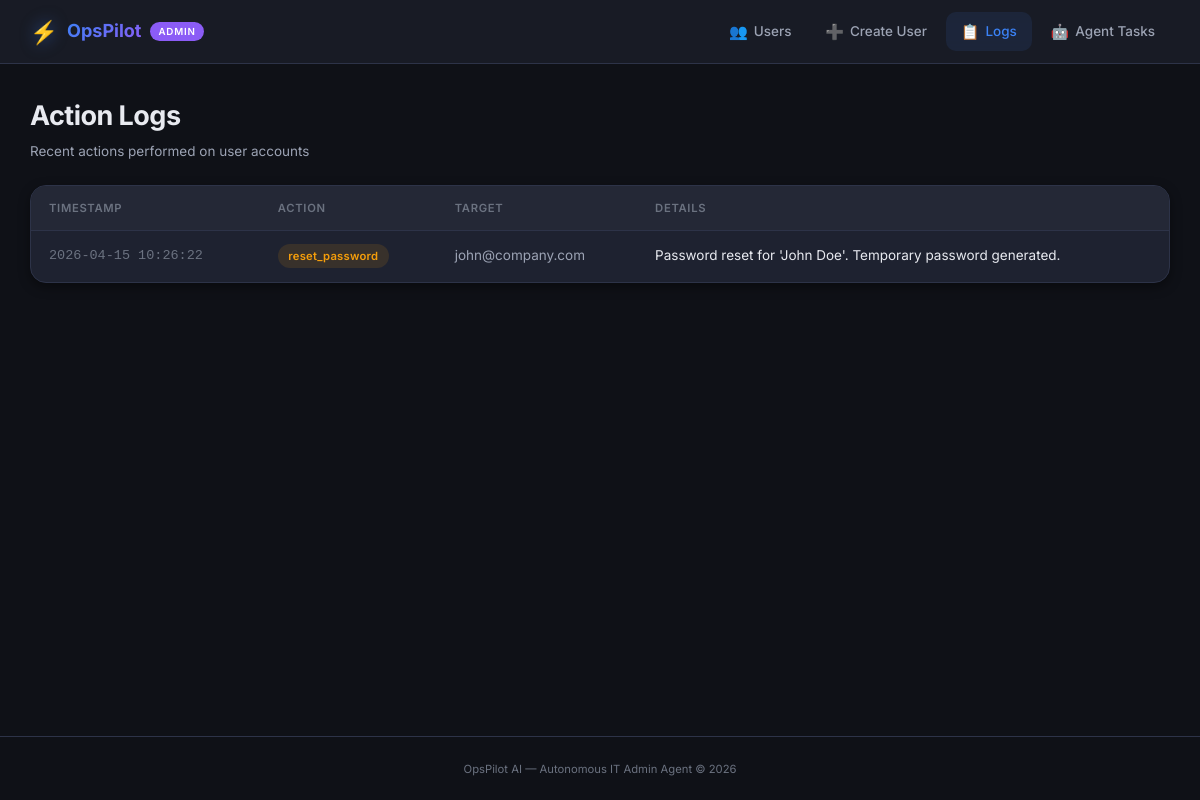
Page /logs on the earlier database version.
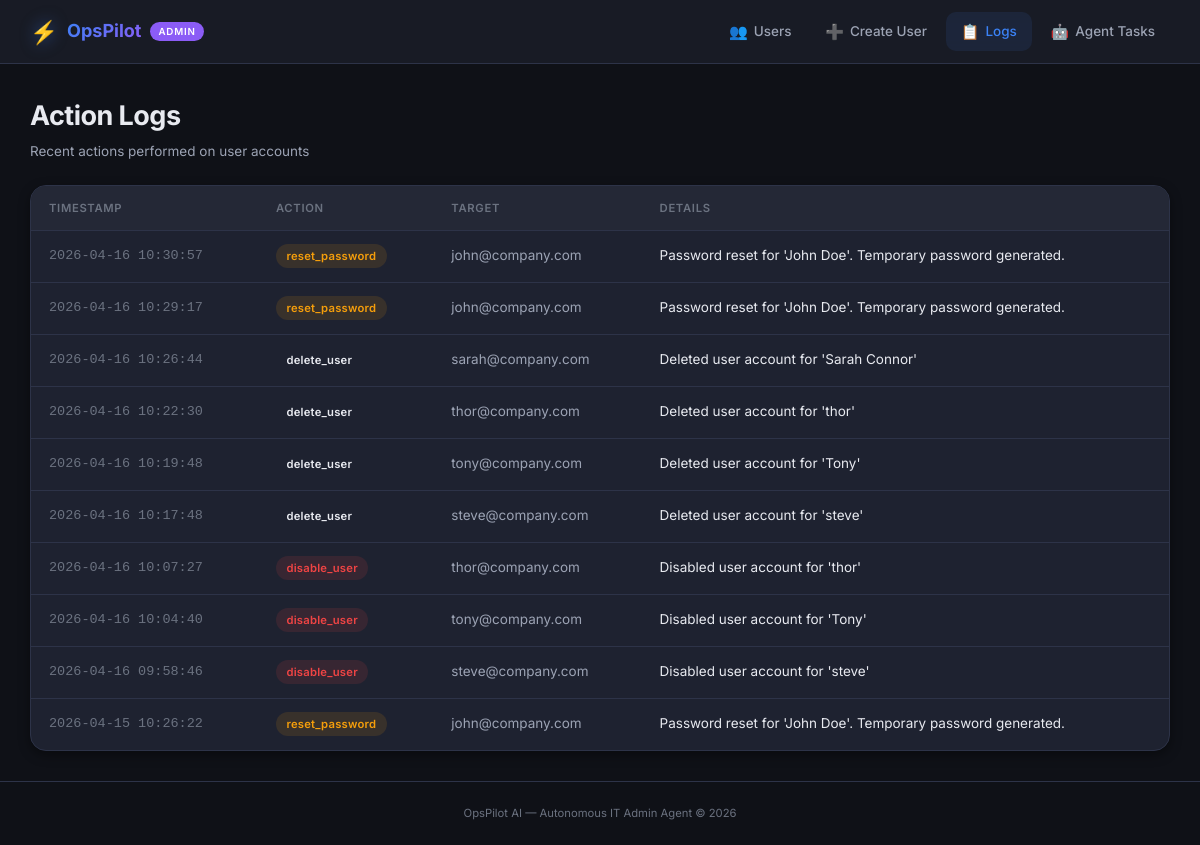
Same page on the later database version.
### tables this page shows
CREATE TABLE action_log (
                id INTEGER PRIMARY KEY AUTOINCREMENT,
                action TEXT NOT NULL,
                target_email TEXT NOT NULL,
                details TEXT NOT NULL DEFAULT '',
                timestamp TEXT NOT NULL DEFAULT (datetime('now'))
            );

### admin_panel/main.py (the view)
@app.get("/logs", response_class=HTMLResponse)
async def logs_page(request: Request):
    logs = await get_action_log()
    return templates.TemplateResponse("logs.html", {
        "request": request,
        "logs": logs,
    })

### admin_panel/templates/logs.html (shortened to what this page needs)
{% extends "base.html" %}
{% block content %}
<div class="page-header">
    <div class="page-header-left">
        <h1 data-testid="page-title">Action Logs</h1>
        <p class="page-subtitle">Recent actions performed on user accounts</p>
    </div>
</div>
<div class="table-wrapper">
    <table class="data-table" data-testid="logs-table">
        <thead>
            <tr>
                <th>Timestamp</th>
                <th>Action</th>
                <th>Target</th>
                <th>Details</th>
            </tr>
        </thead>
        <tbody>
            {% if logs %}
                {% for log in logs %}
                <tr class="table-row">
                    <td class="cell-timestamp">{{ log.timestamp }}</td>
                    <td>
                        <span class="badge badge-action-{{ log.action }}">{{ log.action }}</span>
                    </td>
                    <td class="cell-email">{{ log.target_email }}</td>
                    <td>{{ log.details }}</td>
                </tr>
                {% endfor %}
            {% endif %}
        </tbody>
    </table>
</div>
{% endblock %}

### admin_panel/templates/base.html (shortened to what this page needs)
<!DOCTYPE html>
<html lang="en">
<head>
    <link rel="stylesheet" href="/static/styles.css">
</head>
<body>
    <nav class="navbar" data-testid="navbar">
        <div class="nav-brand">
            <span class="nav-logo">⚡</span>
            <span class="nav-title">OpsPilot</span>
            <span class="nav-badge">Admin</span>
        </div>
        <div class="nav-links">
            <a href="/users" class="nav-link {% if request.url.path == '/users' %}active{% endif %}" data-testid="nav-users">
                <span class="nav-icon">👥</span> Users
            </a>
            <a href="/create-user" class="nav-link {% if request.url.path == '/create-user' %}active{% endif %}" data-testid="nav-create-user">
                <span class="nav-icon">➕</span> Create User
            </a>
            <a href="/logs" class="nav-link {% if request.url.path == '/logs' %}active{% endif %}" data-testid="nav-logs">
                <span class="nav-icon">📋</span> Logs
            </a>
            <a href="/agent-tasks" class="nav-link {% if request.url.path == '/agent-tasks' %}active{% endif %}" data-testid="nav-agent-tasks">
                <span class="nav-icon">🤖</span> Agent Tasks
            </a>
        </div>
    </nav>
    <main class="container">
        {% block content %}{% endblock %}
    </main>
    <footer class="footer">
        <p>OpsPilot AI &mdash; Autonomous IT Admin Agent &copy; 2026</p>
    </footer>
</body>
</html>

### admin_panel/static/styles.css (style rules this page uses)
:root { --bg-primary: #0f1117; --bg-secondary: #1a1d27; --bg-tertiary: #242836; --bg-hover: #2a2f3f; --bg-card: #1e2230; --text-primary: #e8eaf0; --text-secondary: #9ca3b4; --text-muted: #6b7280; --accent-blue: #3b82f6; --accent-blue-hover: #2563eb; --accent-purple: #8b5cf6; --accent-green: #10b981; --accent-yellow: #f59e0b; --accent-red: #ef4444; --accent-orange: #f97316; --border-color: #2d3348; --border-focus: #3b82f6; --radius-sm: 6px; --radius-md: 10px; --radius-lg: 16px; --radius-xl: 20px; --shadow-sm: 0 1px 2px rgba(0, 0, 0, 0.3); --shadow-md: 0 4px 12px rgba(0, 0, 0, 0.4); --shadow-lg: 0 8px 30px rgba(0, 0, 0, 0.5); --shadow-glow: 0 0 20px rgba(59, 130, 246, 0.15); --font-family: 'Inter', -apple-system, BlinkMacSystemFont, 'Segoe UI', sans-serif; --transition: 0.2s ease; }
*, *::before, *::after { margin: 0; padding: 0; box-sizing: border-box; }
html { font-size: 15px; scroll-behavior: smooth; }
body { font-family: var(--font-family); background-color: var(--bg-primary); color: var(--text-primary); line-height: 1.6; min-height: 100vh; display: flex; flex-direction: column; -webkit-font-smoothing: antialiased; -moz-osx-font-smoothing: grayscale; }
a { color: var(--accent-blue); text-decoration: none; transition: color var(--transition); }
.navbar { background: var(--bg-secondary); border-bottom: 1px solid var(--border-color); padding: 0 2rem; height: 64px; display: flex; align-items: center; justify-content: space-between; position: sticky; top: 0; z-index: 100; backdrop-filter: blur(12px); background: rgba(26, 29, 39, 0.9); }
.nav-brand { display: flex; align-items: center; gap: 0.6rem; }
.nav-logo { font-size: 1.5rem; filter: drop-shadow(0 0 8px rgba(59, 130, 246, 0.5)); }
.nav-title { font-size: 1.2rem; font-weight: 700; background: linear-gradient(135deg, var(--accent-blue), var(--accent-purple)); -webkit-background-clip: text; -webkit-text-fill-color: transparent; background-clip: text; }
.nav-badge { font-size: 0.65rem; font-weight: 600; text-transform: uppercase; letter-spacing: 0.08em; background: var(--accent-purple); color: white; padding: 2px 8px; border-radius: 20px; }
.nav-links { display: flex; gap: 0.25rem; }
.nav-link { display: flex; align-items: center; gap: 0.4rem; padding: 0.5rem 1rem; border-radius: var(--radius-md); color: var(--text-secondary); font-size: 0.9rem; font-weight: 500; transition: all var(--transition); }
.nav-link.active { color: var(--accent-blue); background: rgba(59, 130, 246, 0.1); }
.nav-icon { font-size: 1rem; }
.container { max-width: 1200px; width: 100%; margin: 0 auto; padding: 2rem; flex: 1; }
.page-header { display: flex; align-items: flex-start; justify-content: space-between; margin-bottom: 1.5rem; }
.page-header h1 { font-size: 1.8rem; font-weight: 700; letter-spacing: -0.02em; }
.page-subtitle { color: var(--text-secondary); font-size: 0.9rem; margin-top: 0.25rem; }
.table-wrapper { background: var(--bg-card); border: 1px solid var(--border-color); border-radius: var(--radius-lg); overflow: hidden; box-shadow: var(--shadow-md); }
.data-table { width: 100%; border-collapse: collapse; }
.data-table thead { background: var(--bg-tertiary); }
.data-table th { padding: 0.85rem 1.2rem; text-align: left; font-size: 0.75rem; font-weight: 600; text-transform: uppercase; letter-spacing: 0.06em; color: var(--text-muted); border-bottom: 1px solid var(--border-color); }
.data-table td { padding: 0.9rem 1.2rem; font-size: 0.9rem; border-bottom: 1px solid var(--border-color); vertical-align: middle; }
.table-row { transition: background var(--transition); }
.table-row:last-child td { border-bottom: none; }
.cell-email { color: var(--text-secondary); font-size: 0.85rem; }
.cell-timestamp { color: var(--text-muted); font-size: 0.8rem; font-family: 'Courier New', monospace; }
.badge { display: inline-flex; align-items: center; padding: 0.2rem 0.7rem; border-radius: 20px; font-size: 0.75rem; font-weight: 600; letter-spacing: 0.02em; }
.badge-action-reset_password { background: rgba(245, 158, 11, 0.12); color: var(--accent-yellow); }
.badge-action-disable_user { background: rgba(239, 68, 68, 0.12); color: var(--accent-red); }
.footer { text-align: center; padding: 1.5rem; color: var(--text-muted); font-size: 0.75rem; border-top: 1px solid var(--border-color); margin-top: auto; }

Differences in the rows shown:
added action_log: timestamp "2026-04-16 10:30:57", action "reset_password", target_email "john@company.com", details "Password reset for 'John Doe'. Temporary password generated."
added action_log: timestamp "2026-04-16 10:29:17", action "reset_password", target_email "john@company.com", details "Password reset for 'John Doe'. Temporary password generated."
added action_log: timestamp "2026-04-16 10:26:44", action "delete_user", target_email "sarah@company.com", details "Deleted user account for 'Sarah Connor'"
added action_log: timestamp "2026-04-16 10:22:30", action "delete_user", target_email "thor@company.com", details "Deleted user account for 'thor'"
added action_log: timestamp "2026-04-16 10:19:48", action "delete_user", target_email "tony@company.com", details "Deleted user account for 'Tony'"
added action_log: timestamp "2026-04-16 10:17:48", action "delete_user", target_email "steve@company.com", details "Deleted user account for 'steve'"
added action_log: timestamp "2026-04-16 10:07:27", action "disable_user", target_email "thor@company.com", details "Disabled user account for 'thor'"
added action_log: timestamp "2026-04-16 10:04:40", action "disable_user", target_email "tony@company.com", details "Disabled user account for 'Tony'"
added action_log: timestamp "2026-04-16 09:58:46", action "disable_user", target_email "steve@company.com", details "Disabled user account for 'steve'"
